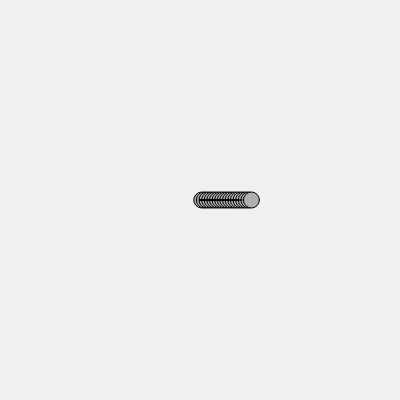
Frame 1 (no input)
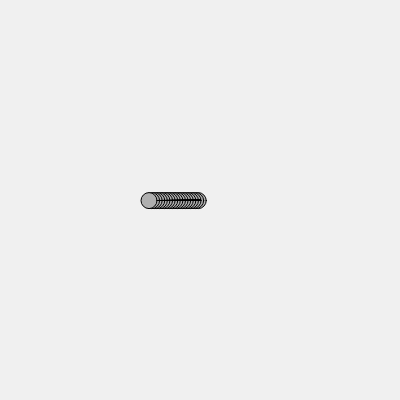
Frame 60 (no input)
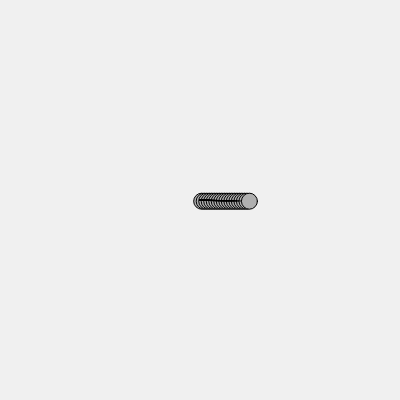
Frame 120 (the mouse pressed at the canvas centre since frame 60)

The p5.js sketch that drew these frames (run headless with seeded random() and noise() and a simulated clock; from frame 60 on, the mouse is pressed at the canvas centre):

// p5.js sketch
// ── sketch.js
/// <reference path="../../p5.global-mode.d.ts" />
class Oscillator {
    constructor(aVelocity, amplitude) {
        this.angle = createVector(0, 0);
        this.aVelocity = aVelocity;
        this.amplitude = amplitude;// 振幅
    }
    oscillate() {
        this.angle.add(this.aVelocity);
    }
    display() {
        let x = this.amplitude.x * cos(this.angle.x);
        let y = this.amplitude.y * sin(this.angle.y);

        push();
        stroke(0);
        fill(175);
        translate(width/2, height/2);
        line(0, 0, x, y);
        ellipse(x, y, 16, 16);
        pop();
    }
}
let os;
function setup() {
    createCanvas(400, 400);
    let yv = 0.01;
    let yv2 = 0.01;
    let c = 100;
    os = new Array(20).fill(0).map(n=>{
        let v = createVector(0.05, 0.001);
        let a = createVector(radians(c), 10);
        c += 150;
        return new Oscillator(v, a);
    });
    createP('ランダムではない速度と振幅');
}
function draw() {
    background(240);
    os.forEach(e=> {
        e.oscillate();
        e.display();
    });
}
